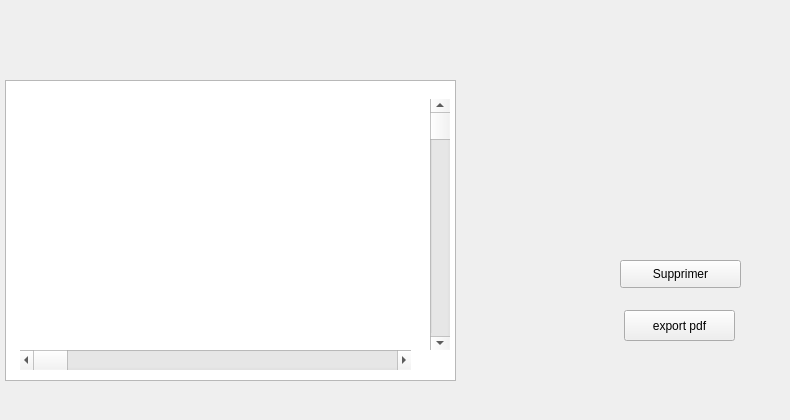
      <widget class="QWidget" name="tab_12">
       <attribute name="title">
        <string>Notification</string>
       </attribute>
       <widget class="QListView" name="listView">
        <property name="geometry">
         <rect>
          <x>5</x>
          <y>80</y>
          <width>451</width>
          <height>301</height>
         </rect>
        </property>
       </widget>
       <widget class="QScrollBar" name="horizontalScrollBar">
        <property name="geometry">
         <rect>
          <x>20</x>
          <y>350</y>
          <width>391</width>
          <height>20</height>
         </rect>
        </property>
        <property name="orientation">
         <enum>Qt::Horizontal</enum>
        </property>
       </widget>
       <widget class="QScrollBar" name="verticalScrollBar">
        <property name="geometry">
         <rect>
          <x>430</x>
          <y>99</y>
          <width>20</width>
          <height>251</height>
         </rect>
        </property>
        <property name="orientation">
         <enum>Qt::Vertical</enum>
        </property>
       </widget>
       <widget class="QLabel" name="label_56">
        <property name="geometry">
         <rect>
          <x>0</x>
          <y>-5</y>
          <width>781</width>
          <height>411</height>
         </rect>
        </property>
        <property name="text">
         <string/>
        </property>
        <property name="pixmap">
         <pixmap>../../../../../Desktop/bb.png</pixmap>
        </property>
        <property name="scaledContents">
         <bool>true</bool>
        </property>
       </widget>
       <widget class="QPushButton" name="pushButton_25">
        <property name="geometry">
         <rect>
          <x>620</x>
          <y>260</y>
          <width>121</width>
          <height>28</height>
         </rect>
        </property>
        <property name="text">
         <string>Supprimer</string>
        </property>
       </widget>
       <widget class="QPushButton" name="export_pdfE">
        <property name="geometry">
         <rect>
          <x>624</x>
          <y>310</y>
          <width>111</width>
          <height>31</height>
         </rect>
        </property>
        <property name="text">
         <string>export pdf</string>
        </property>
       </widget>
       <zorder>label_56</zorder>
       <zorder>pushButton_25</zorder>
       <zorder>listView</zorder>
       <zorder>horizontalScrollBar</zorder>
       <zorder>verticalScrollBar</zorder>
       <zorder>export_pdfE</zorder>
      </widget>
